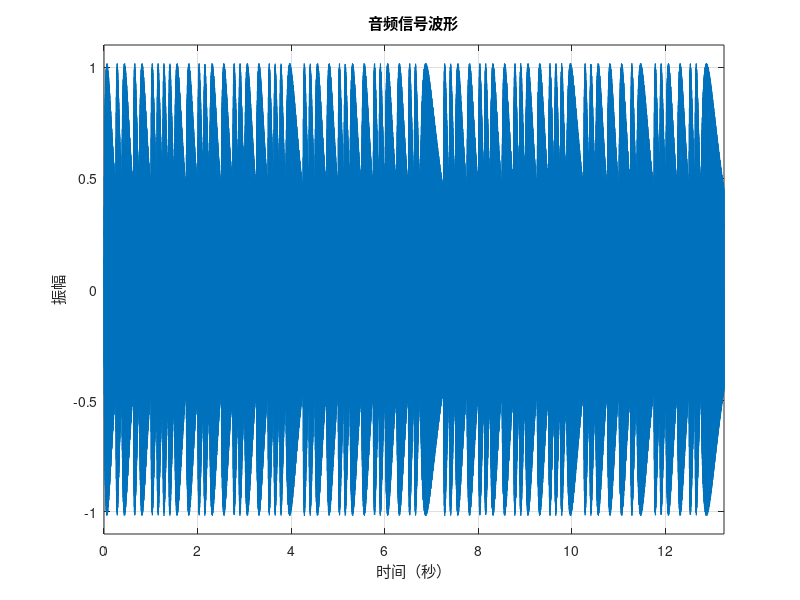

MATLAB code to generate this figure:
fs=8000;
quarterNote=0.25;
freq_1=392;
freq_2=freq_1*2^(2/12);
freq_3=freq_1*2^(4/12);
freq_4=freq_1*2^(5/12);
freq_7dot=freq_1*2^(-1/12);
freq_6dot=freq_1*2^(-3/12);
freq_3dot=freq_1*2^(-8/12);
freq_5dot=freq_1*2^(-5/12);

generateNote = @(f,duration) (sin(2*pi*f*(0:1/fs:duration))+sin(4*pi*f*(0:1/fs:duration))*0.2+sin(6*pi*f*(0:1/fs:duration))*0.3)*3.*((0:1/fs:duration)/duration).^0.5.*exp(-2*(0:1/fs:duration)/duration);
generateSilence = @(duration) zeros(1, round(fs * duration)); 
silence = generateSilence(quarterNote); 

note1_4 = generateNote(freq_1, quarterNote);
note1_8 = generateNote(freq_1, quarterNote/2);
note2_8 = generateNote(freq_2, quarterNote/2);
note2_4 = generateNote(freq_2, quarterNote);
note3_8 = generateNote(freq_3, quarterNote/2);
note3_4 = generateNote(freq_3, quarterNote);
note4_4 = generateNote(freq_4, quarterNote);
note6dot_4 = generateNote(freq_6dot, quarterNote);
note6dot_8_pause = generateNote(freq_6dot, quarterNote*3/2);
note6dot_4_pause = generateNote(freq_6dot, quarterNote*2);
note7dot_4_pause = generateNote(freq_7dot, quarterNote*2);
note6dot_8 = generateNote(freq_6dot, quarterNote/2);
note7dot_4 = generateNote(freq_7dot, quarterNote);
note7dot_8 = generateNote(freq_7dot, quarterNote/2);
note3dot_8 = generateNote(freq_3dot, quarterNote/2);
note5dot_8 = generateNote(freq_5dot, quarterNote/2);
note5dot_4 = generateNote(freq_5dot, quarterNote);


to_display=[note6dot_4,note6dot_8,note6dot_4,note6dot_8,note6dot_4,note6dot_8,note6dot_8,note3dot_8,note5dot_8,note6dot_4,note6dot_4,note6dot_8,note7dot_8,note1_4,note1_4,note1_8,note2_8,note7dot_4,note7dot_4,note6dot_8,note5dot_8,note5dot_8,note6dot_8_pause,note3dot_8,note5dot_8,note6dot_4,note6dot_4,note6dot_8,note7dot_8,note1_4,note1_4,note1_8,note2_8,note7dot_4,note7dot_4,note6dot_8,note5dot_8,note6dot_4_pause,note3dot_8,note5dot_8,note6dot_4,note6dot_4,note6dot_8,note1_8,note2_4,note2_4,note2_8,note3_8,note4_4,note4_4,note3_8,note2_8,note3_8,note6dot_8_pause,note6dot_8,note7dot_8,note1_4,note1_4,note2_4,note3_8,note6dot_8_pause,note6dot_8,note1_8,note7dot_4,note7dot_4,note1_8,note6dot_8,note7dot_4_pause];
sound(to_display, fs);


% 计算时间轴
t = (0:length(to_display)-1)/fs; 

% 绘制波形图
figure;
plot(t, to_display);
xlabel('时间（秒）');
ylabel('振幅');
title('音频信号波形');
grid on;

% 自动调整横轴范围（0到总时长）
xlim([0, t(end)]); 

% 纵轴固定显示范围（-1到1）
ylim([-1.1, 1.1]);